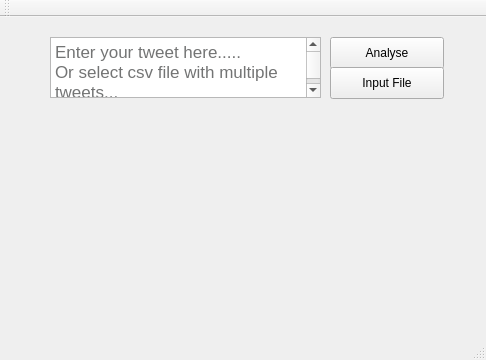
<?xml version="1.0" encoding="UTF-8"?>
<ui version="4.0">
 <class>MainWindow</class>
 <widget class="QMainWindow" name="MainWindow">
  <property name="geometry">
   <rect>
    <x>0</x>
    <y>0</y>
    <width>486</width>
    <height>360</height>
   </rect>
  </property>
  <property name="windowTitle">
   <string>MainWindow</string>
  </property>
  <widget class="QWidget" name="centralWidget">
   <widget class="QTextEdit" name="tweet">
    <property name="geometry">
     <rect>
      <x>50</x>
      <y>20</y>
      <width>271</width>
      <height>61</height>
     </rect>
    </property>
    <property name="html">
     <string>&lt;!DOCTYPE HTML PUBLIC &quot;-//W3C//DTD HTML 4.0//EN&quot; &quot;http://www.w3.org/TR/REC-html40/strict.dtd&quot;&gt;
&lt;html&gt;&lt;head&gt;&lt;meta name=&quot;qrichtext&quot; content=&quot;1&quot; /&gt;&lt;style type=&quot;text/css&quot;&gt;
p, li { white-space: pre-wrap; }
&lt;/style&gt;&lt;/head&gt;&lt;body style=&quot; font-family:'.SF NS Text'; font-size:13pt; font-weight:400; font-style:normal;&quot;&gt;
&lt;p style=&quot; margin-top:0px; margin-bottom:0px; margin-left:0px; margin-right:0px; -qt-block-indent:0; text-indent:0px;&quot;&gt;&lt;span style=&quot; color:#737474;&quot;&gt;Enter your tweet here.....&lt;/span&gt;&lt;/p&gt;
&lt;p style=&quot; margin-top:0px; margin-bottom:0px; margin-left:0px; margin-right:0px; -qt-block-indent:0; text-indent:0px;&quot;&gt;&lt;span style=&quot; color:#737474;&quot;&gt;Or select csv file with multiple tweets...&lt;/span&gt;&lt;/p&gt;&lt;/body&gt;&lt;/html&gt;</string>
    </property>
   </widget>
   <widget class="QPushButton" name="analyseButton">
    <property name="geometry">
     <rect>
      <x>330</x>
      <y>20</y>
      <width>114</width>
      <height>32</height>
     </rect>
    </property>
    <property name="text">
     <string>Analyse</string>
    </property>
   </widget>
   <widget class="QLabel" name="picLabel">
    <property name="geometry">
     <rect>
      <x>20</x>
      <y>110</y>
      <width>161</width>
      <height>150</height>
     </rect>
    </property>
    <property name="minimumSize">
     <size>
      <width>150</width>
      <height>150</height>
     </size>
    </property>
    <property name="text">
     <string/>
    </property>
   </widget>
   <widget class="QPushButton" name="inputButton">
    <property name="geometry">
     <rect>
      <x>330</x>
      <y>50</y>
      <width>114</width>
      <height>32</height>
     </rect>
    </property>
    <property name="text">
     <string>Input File</string>
    </property>
   </widget>
   <widget class="QWidget" name="gridLayoutWidget">
    <property name="geometry">
     <rect>
      <x>190</x>
      <y>90</y>
      <width>281</width>
      <height>201</height>
     </rect>
    </property>
    <layout class="QGridLayout" name="chartLayout"/>
   </widget>
  </widget>
  <widget class="QMenuBar" name="menuBar">
   <property name="geometry">
    <rect>
     <x>0</x>
     <y>0</y>
     <width>486</width>
     <height>22</height>
    </rect>
   </property>
  </widget>
  <widget class="QToolBar" name="mainToolBar">
   <attribute name="toolBarArea">
    <enum>TopToolBarArea</enum>
   </attribute>
   <attribute name="toolBarBreak">
    <bool>false</bool>
   </attribute>
  </widget>
  <widget class="QStatusBar" name="statusBar"/>
 </widget>
 <layoutdefault spacing="6" margin="11"/>
 <resources/>
 <connections/>
</ui>
